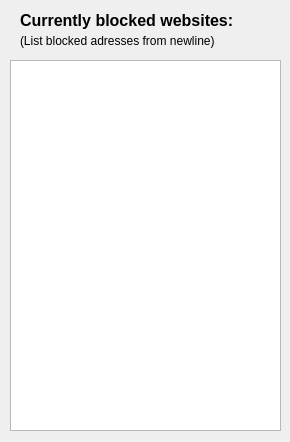
<?xml version="1.0" encoding="UTF-8"?>
<ui version="4.0">
 <class>Dialog</class>
 <widget class="QDialog" name="Dialog">
  <property name="geometry">
   <rect>
    <x>0</x>
    <y>0</y>
    <width>290</width>
    <height>442</height>
   </rect>
  </property>
  <property name="windowTitle">
   <string>Dialog</string>
  </property>
  <widget class="QLabel" name="label">
   <property name="geometry">
    <rect>
     <x>20</x>
     <y>10</y>
     <width>221</width>
     <height>21</height>
    </rect>
   </property>
   <property name="font">
    <font>
     <pointsize>12</pointsize>
     <bold>true</bold>
    </font>
   </property>
   <property name="text">
    <string>Currently blocked websites:</string>
   </property>
  </widget>
  <widget class="QLabel" name="label_2">
   <property name="geometry">
    <rect>
     <x>20</x>
     <y>30</y>
     <width>221</width>
     <height>21</height>
    </rect>
   </property>
   <property name="text">
    <string>(List blocked adresses from newline)</string>
   </property>
  </widget>
  <widget class="QPlainTextEdit" name="websiteListEdit">
   <property name="geometry">
    <rect>
     <x>10</x>
     <y>60</y>
     <width>271</width>
     <height>371</height>
    </rect>
   </property>
  </widget>
 </widget>
 <resources/>
 <connections/>
</ui>
